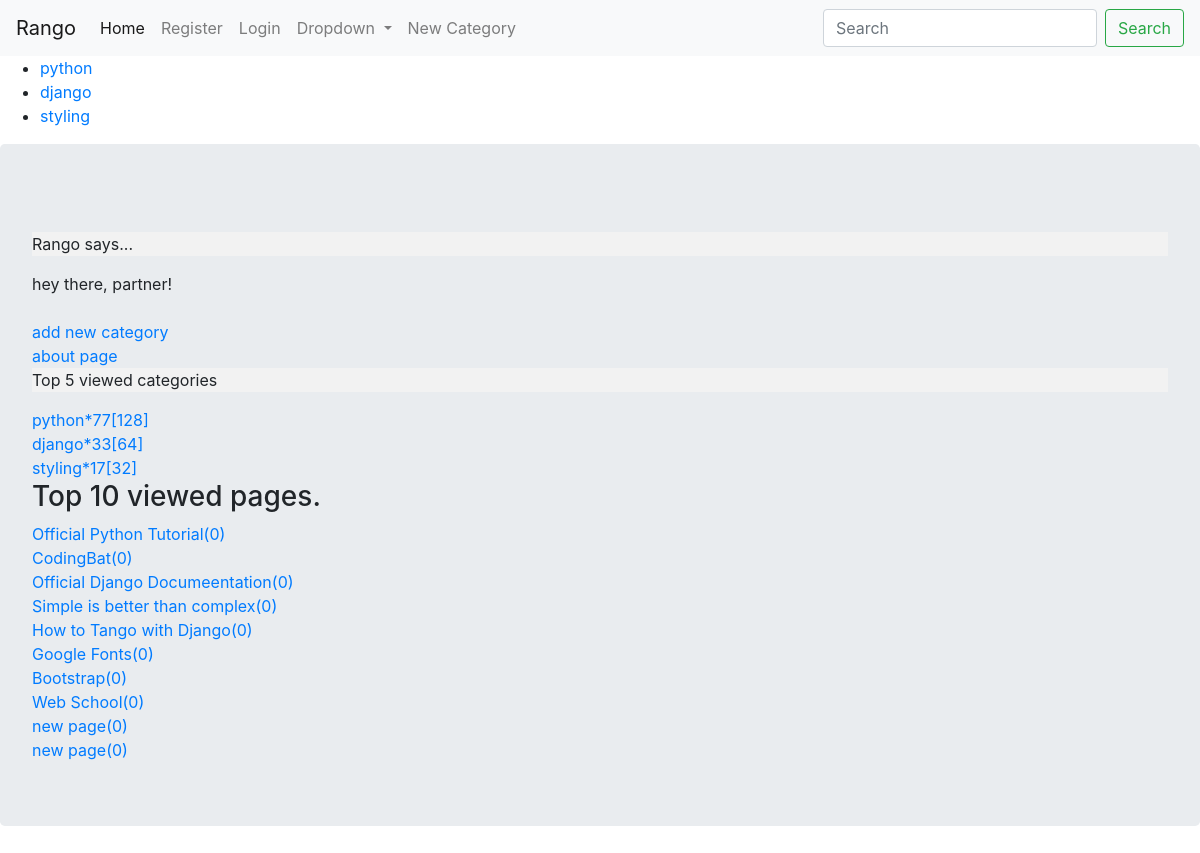
Before: / with the older database file.
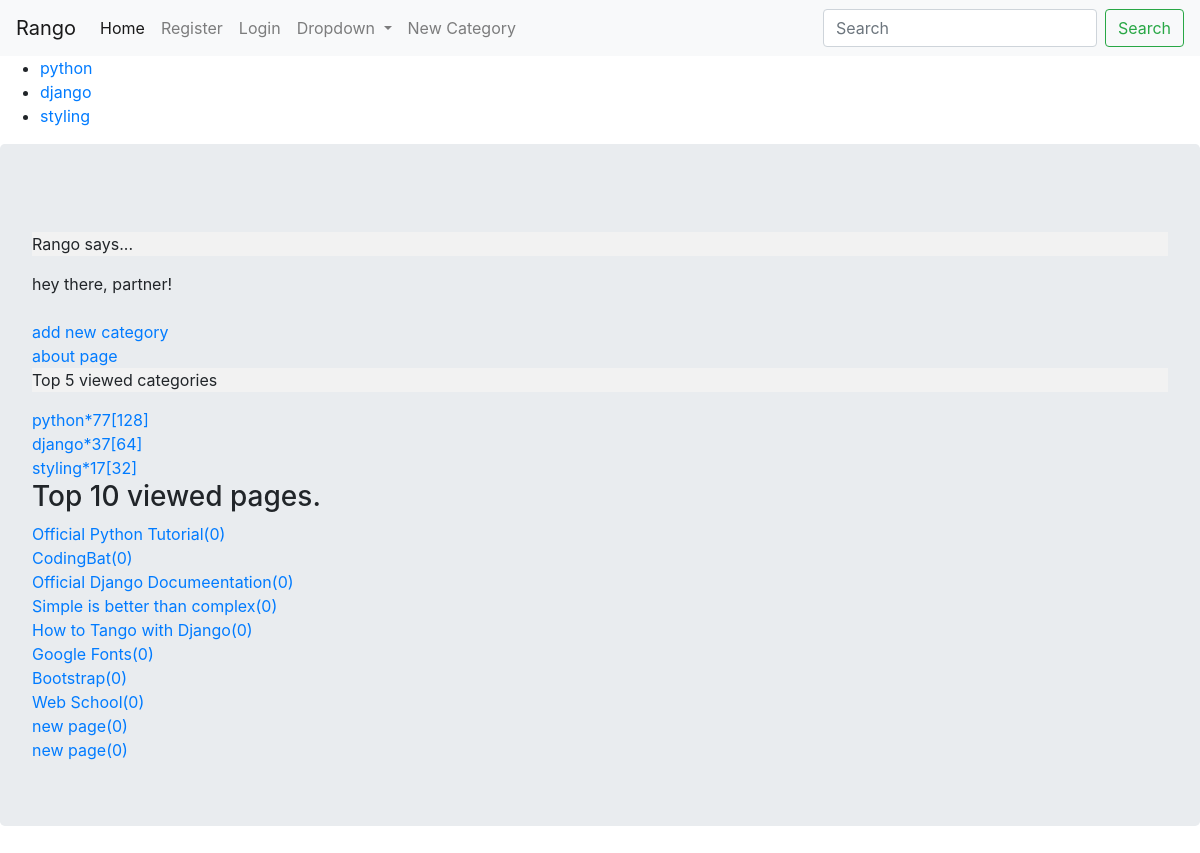
After: the same page with the newer database file.
### mainapp/models.py (models this page shows, shortened)
class Category(models.Model):
    name = models.CharField(max_length = 40, unique = True)
    views = models.PositiveIntegerField(default = 0)
    likes = models.PositiveIntegerField(default = 0)
    slug = models.SlugField(blank = True, unique = True)
    class Meta:
        verbose_name_plural = 'Categories'
    def __str__(self):
        return '{}*{}[{}]'.format(self.name,self.views, self.likes)

### rango/views.py (the view)
# urls.py: url(r'^$', views.index, name = 'index'),
def index(request):
    request.session.set_test_cookie()
    category_list = Category.objects.order_by('-likes')[:5]
    page_list = Page.objects.order_by('-views')[:10]
    context = {'categories' : category_list, 'pages' : page_list}
    return render(request, 'index.html', context)

### mainapp/models.py (called while the page is built)
    def __str__(self):
        return '{}({})'.format(self.title, self.views)

### mainapp/templatetags/rango_template_tags.py (called while the page is built)
@register.inclusion_tag('mainapp/cats.html')
def get_category_list(cat = None):
    return {'cats':Category.objects.all(), 'act_cat' : cat}

### templates/index.html
{% extends 'base.html' %}
{% load staticfiles %}
{% block content %}
    <img src="{% static 'images/rango.jpg' %}" alt=""><br>
    <p>Rango says...</p>
    <div>
      hey there, partner! <br \>
        <strong>{{boldmessage}}</strong><br \>
    </div>
    <a href="{% url 'mainapp:add_category' %}">add new category</a><br>
    <a href="{% url 'about' %}">about page</a><br>
    <p>Top 5 viewed categories</p>
    {% if categories %}
      {% for cat in categories %}
        <a href="{% url 'mainapp:category_detail' category_name_slug=cat.slug %}">{{cat}}</a><br>
      {% endfor %}
    {% else %}
      <p>No categories.</p>
    {% endif %}
    <h3>Top 10 viewed pages.</h3>
    {% if pages %}
      {% for page in pages %}
        <a href="{{page.url}}">{{page}}</a><br>
      {% endfor %}
    {% else %}
      <p>No pages.</p>
    {% endif %}
{% endblock %}

### mainapp/templates/mainapp/cats.html
<ul>
  {% if cats %}
    {% for c in cats %}
      {% if c == act_cat %}
        <strong><li> <a href="{% url 'mainapp:category_detail' c.slug %}">{{c.name}}</a> </li></strong>
      {% else %}
        <li> <a href="{% url 'mainapp:category_detail' c.slug %}">{{c.name}}</a> </li>
      {% endif %}
    {% endfor %}
  {% else %}
    <li> <strong>No category present</strong> </li>
  {% endif %}
</ul>

Changed rows visible on the page:
changed Category "django": name+views+likes "django*33[64]" → "django*37[64]"
